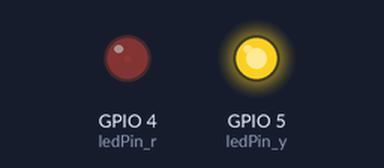
A sketch run on a simulated ESP32. Parts: output pins drawn as LEDs (lit = HIGH).

Above: at 0.05 s.
At 1.15 s:
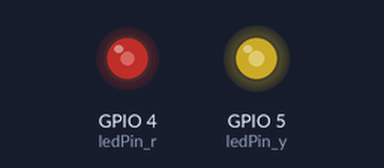
At 2.3 s:
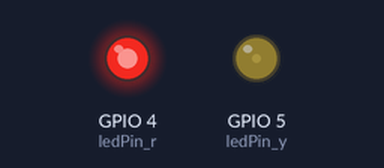
At 4.6 s:
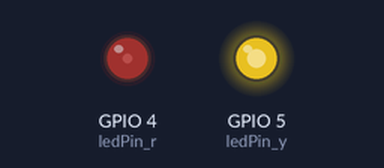
Timing chart, 0 to 6.7 s (numbered marks = the images above):
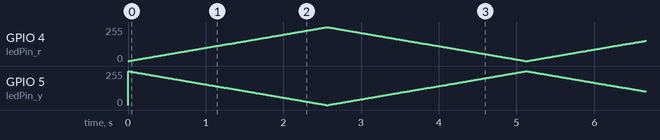

The sketch:

ex06.ino
```cpp
// 警车双闪灯效（反相渐变呼吸）
const int ledPin_r = 4;   // 红色 LED (或灯A)
const int ledPin_y = 5;   // 黄色 LED (或灯B)

const int freq = 5000;
const int resolution = 8; // 8位分辨率 (0-255)

void setup() {
  Serial.begin(115200);

  // 绑定引脚到LEDC PWM
  ledcAttach(ledPin_r, freq, resolution);
  ledcAttach(ledPin_y, freq, resolution);
}

void loop() {
  // 阶段1：灯A从0逐渐变亮，灯B从255逐渐变暗（反相）
  for (int dutyA = 0, dutyB = 255; dutyA <= 255; dutyA++, dutyB--) {
    ledcWrite(ledPin_r, dutyA);
    ledcWrite(ledPin_y, dutyB);
    delay(10);
  }

  // 阶段2：灯A从255逐渐变暗，灯B从0逐渐变亮
  for (int dutyA = 255, dutyB = 0; dutyA >= 0; dutyA--, dutyB++) {
    ledcWrite(ledPin_r, dutyA);
    ledcWrite(ledPin_y, dutyB);
    delay(10);
  }
}
```
